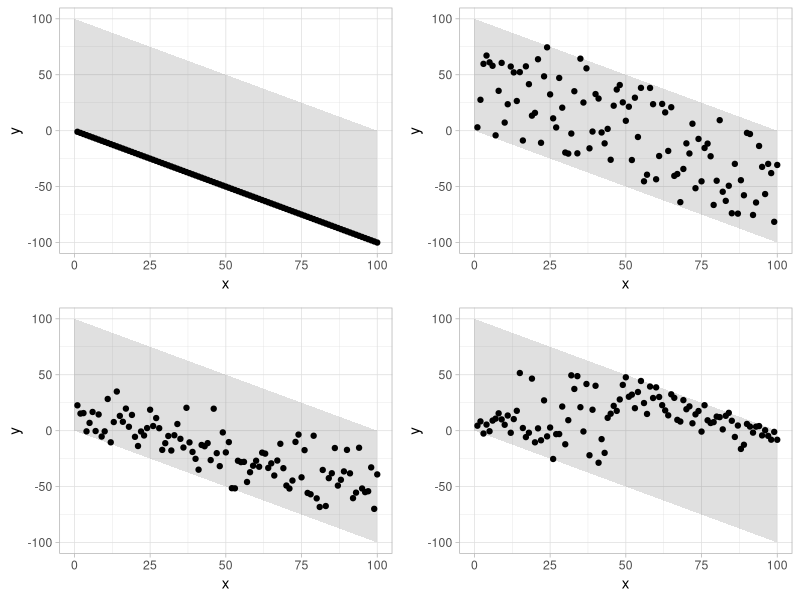

Recreate this plot in R.
## ---- chunk 1
library(tidyverse)
library(ggthemes)
library(gridExtra)
## ---- chunk 2
polygon <- data.frame(
  x = c(0, 100, 100, 0),
  y = c(100, 0, -100, 0)
)

# Simulate drawing from the delta(X) distribution
numPoints <- 100
linspace <- seq(1,100,length=numPoints)
scatter <- data.frame(
  x = linspace,
  y = -1*linspace
)
zeroes <- geom_point(data=scatter, mapping=aes(x=x, y=y))

# Draw from the uniform distribution [0, 100]
scatter <- data.frame(
  x = linspace,
  y = -1*linspace + runif(numPoints, min=0, max=100)
)
uniform <- geom_point(data=scatter, mapping=aes(x=x, y=y))

# Draw from a linear model with log-normally distributed noise and a slope less than 1
lm <- function(slope, intercept, sd, numPoints, addedLine) {
  lm_ <- slope*linspace + intercept + rnorm(numPoints, mean=0, sd=sd)
  
  # reject samples to avoid vals that exceed [addedLine,100 + addedLine]
  while (any(lm_+addedLine < addedLine)) {
    idx <- lm_+addedLine < addedLine
    lm_[idx] = slope*linspace[idx] + intercept + rnorm(length(lm_[idx]), mean=0, sd=sd)
  }
  while (any(lm_+addedLine > 100+addedLine)) {
    idx <- lm_+addedLine > 100+addedLine
    lm_[idx] = slope*linspace[idx] + intercept + rnorm(length(lm_[idx]), mean=0, sd=sd)
  }

  return(lm_)
}

scatter <- data.frame(
  x = linspace,
  y = -1*linspace + lm(0.5, 0, 20, numPoints, -1*linspace)
)
linear1 <- geom_point(data=scatter, mapping=aes(x=x, y=y))
    
scatter <- data.frame(
  x = linspace,
  y = -1*linspace + lm(1.5, 0, 20, numPoints, -1*linspace)
)
linear2 <- geom_point(data=scatter, mapping=aes(x=x, y=y))


# Draw from a linear model with log-normally distributed noise and a slope more than 1

p <- ggplot(polygon, aes(x = x, y = y)) + geom_polygon(alpha=0.15)

p1 <- p + zeroes + theme_light()
p2 <- p + uniform + theme_light()
p3 <- p + linear1 + theme_light()
p4 <- p + linear2 + theme_light()

grid.arrange(p1, p2, p3, p4, nrow = 2, ncol = 2)

## ---- chunk 3

## ---- chunk 4

